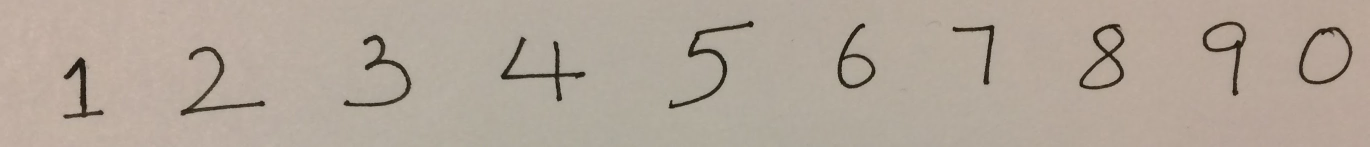
%> input picture HW5_Digit Recognition with Convolutional Neural Networks/images/image1.JPG, 2739 x 294 px (shown at 1/2 size); its folder holds only this picture in this run
$ octave ec.m   (GNU Octave 9; MATLAB toolbox functions it lacks are replaced by stand-ins)
%> lines starting %> are read from the running program, lines starting %| are printed output that depends on the picture; in (x1, y1, x2, y2) boxes, pixels count from 0 and x2, y2 are one past the last pixel; in counts of white or black regions, pixels touching at a corner belong together; the program's own positions count from 1
### HW5_Digit Recognition with Convolutional Neural Networks/matlab/convnet_forward.m
function [output, P] = convnet_forward(params, layers, data)
    l = length(layers);
    %batch_size = layers{1}.batch_size;
    assert(strcmp(layers{1}.type, 'DATA') == 1, 'first layer must be data layer');
    output{1}.data = data;
    output{1}.height = layers{1}.height;
    output{1}.width = layers{1}.width;
    output{1}.channel = layers{1}.channel;
    output{1}.batch_size = layers{1}.batch_size;
    output{1}.diff = 0;
    for i = 2:l-1
        switch layers{i}.type
            case 'CONV'
                output{i} = conv_layer_forward(output{i-1}, layers{i}, params{i-1});
            case 'POOLING'
                output{i} = pooling_layer_forward(output{i-1}, layers{i});
            case 'IP'
                output{i} = inner_product_forward(output{i-1}, layers{i}, params{i-1});
            case 'RELU'
                output{i} = relu_forward(output{i-1});
            case 'ELU'
                output{i} = elu_forward(output{i-1}, layers{i});
        end
    end
    if nargout > 1
        W = bsxfun(@plus, params{l-1}.w * output{l-1}.data, params{l-1}.b);
        W = [W; zeros(1, size(W, 2))];
        W=bsxfun(@minus, W, max(W));
        W=exp(W);

        % Convert to Probabilities by normalizing
        P=bsxfun(@rdivide, W, sum(W));
    end
end

### HW5_Digit Recognition with Convolutional Neural Networks/matlab/get_lenet.m
function layers = get_lenet()

    layers{1}.type = 'DATA';
    layers{1}.height = 28;
    layers{1}.width = 28;
    layers{1}.channel = 1;
    layers{1}.batch_size = 100;

    layers{2}.type = 'CONV';
    layers{2}.num = 20;
    layers{2}.k = 5;
    layers{2}.stride = 1;
    layers{2}.pad = 0;
    layers{2}.group = 1;

    layers{3}.type = 'RELU';

    layers{4}.type = 'POOLING';
    layers{4}.k = 2;
    layers{4}.stride = 2;
    layers{4}.pad = 0;


    layers{5}.type = 'CONV';
    layers{5}.k = 5;
    layers{5}.stride = 1;
    layers{5}.pad = 0;
    layers{5}.group = 1;
    layers{5}.num = 50;

    layers{6}.type = 'RELU';

    layers{7}.type = 'POOLING';
    layers{7}.k = 2;
    layers{7}.stride = 2;
    layers{7}.pad = 0;

    layers{8}.type = 'IP';
    layers{8}.num = 500;
    layers{8}.init_type = 'uniform';

    layers{9}.type = 'RELU';

    layers{10}.type = 'LOSS';
    layers{10}.num = 10;

end

### HW5_Digit Recognition with Convolutional Neural Networks/ec/ec.m
clc;
clear;
close;

% 1. Classify each pixel as foreground or background pixel by performing simple operations like thresholding.
% 2. Find connected components and place a bounding box around each character. You can use a matlab built-in function to do this.
% 3. Take each bounding box, pad it if necessary and resize it to 28×28 and pass it through the network.

directory = '../images/';
imagefiles = dir('../images/image*');
nfiles = length(imagefiles);    % Number of files found

layers = get_lenet();
load lenet.mat


for i=1:nfiles
   current_filename = strcat(directory, imagefiles(i).name);
   current_img = imread(current_filename);
%> current_img is the input picture: size 294x2739x3 uint8; mean R, G, B 178.5, 166.4, 154

    img = current_img;
    treshold = 0.6;

    if size(img, 3)>1
           img = rgb2gray(img);
    end

    % scale image to 0, 1
    img = double(img)/255;
%> img: size 294x2739 double
    % img = 1.0 - img;

    %% Classify each pixel as foreground or background pixel by performing simple operations like thresholding.
    img = img>treshold;
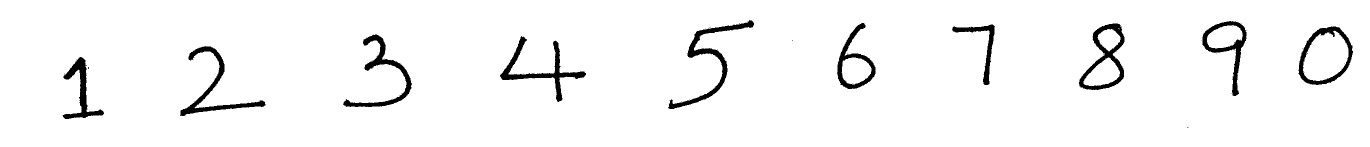
%> img: size 294x2739 logical (shown at 1/2 size); 96.2% white; 36 black regions (26 under 20 px), largest, box (x1, y1, x2, y2) and area: (1336, 40, 1508, 218) 3861, (1000, 72, 1172, 204) 3592, (360, 92, 531, 232) 3430
    img = 1.0 - img;
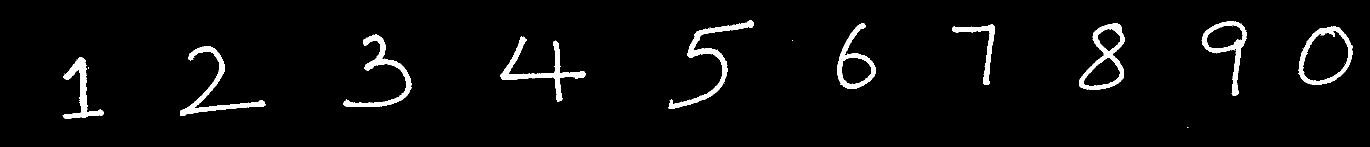
%> img: size 294x2739 double (shown at 1/2 size); values 0 (black) and 1 (white), 3.8% white; 36 white regions (26 under 20 px), largest, box (x1, y1, x2, y2) and area: (1336, 40, 1508, 218) 3861, (1000, 72, 1172, 204) 3592, (360, 92, 531, 232) 3430

    %% Find connected components and place a bounding box around each character. You can use a matlab built-in function to do this.

    CC = bwconncomp(img);
%> CC = 36 connected components

    figure;
    imshow(current_img);
    hold on;

    for i=1:CC.NumObjects

        digit_img = zeros(size(img));
        digit_img(CC.PixelIdxList{i}) = 1;

        verticalProfile = any(digit_img, 2);
        horizontalProfile = any(digit_img, 1);

        % Find what index the bounding box is at
        topRow = find(verticalProfile, 1, 'first');
        bottomRow = find(verticalProfile, 1, 'last');
        leftCol = find(horizontalProfile, 1, 'first');
        rightCol = find(horizontalProfile, 1, 'last');

        % Crop it out of the original
        digit_img = digit_img(topRow:bottomRow, leftCol:rightCol);

        % add extra pad for become square shape
        [~, idx] = max([size(digit_img, 1), size(digit_img, 2)]);
        pad_size1 = floor((size(digit_img, idx) - size(digit_img, 1))/2);
        pad_size2 = floor((size(digit_img, idx) - size(digit_img, 2))/2);

        extra_pad = floor(size(digit_img, idx)*0.15);
        digit_img = padarray(digit_img,[pad_size1+extra_pad pad_size2+extra_pad],0,'both');

        digit_img = digit_img';
        digit_img = imresize(digit_img,[28, 28]);

        % flatten  current image
        flat_digit_img = reshape(digit_img, 28*28, 1);
        % change batch size from 100 to 1
        layers{1}.batch_size = 1;

        [output, Pred] = convnet_forward(params, layers, flat_digit_img);
        [~, idx] = max(Pred);
        pred_label = idx-1;

        digit_img_org = current_img(topRow:bottomRow, leftCol:rightCol);
        % imshow(digit_img_org);

        rectangle('Position',[leftCol, topRow, rightCol-leftCol, bottomRow-topRow],'EdgeColor','b','LineWidth',1 );
        % draw bounding box and prediction label
        H = text(floor((leftCol+rightCol)/2), topRow-5, num2str(pred_label), 'Color', 'red', 'FontSize', 20);

    end
%> this loop made 36 passes
%> (topRow, bottomRow, leftCol, rightCol, digit_img, pad_size1, pad_size2) on passes 2, 3, 4, 7, 9, 11, 12, 13, 14, 15, 17, 18: (148, 148, 130, 130, 1, 0, 0), (225, 225, 161, 161, 1, 0, 0), (135, 138, 177, 178, [1 0; 1 1; 1 1; 0 1], 0, 1), (118, 118, 769, 769, 1, 0, 0), (148, 148, 1048, 1048, 1, 0, 0), (58, 58, 1411, 1411, 1, 0, 0), (56, 56, 1420, 1421, [1; 1], 0, 0), (99, 99, 1435, 1435, 1, 0, 0), (44, 44, 1495, 1495, 1, 0, 0), (81, 82, 1585, 1585, [1 1], 0, 0), (108, 108, 1696, 1696, 1, 0, 0), (168, 168, 1706, 1706, 1, 0, 0)
%> (topRow, bottomRow, leftCol, rightCol, pad_size1, pad_size2, extra_pad) on passes 1, 5, 16, 20, 32: (115, 238, 126, 208, 0, 20, 18), (93, 232, 361, 531, 15, 0, 25), (47, 178, 1675, 1751, 0, 27, 19), (48, 180, 2159, 2249, 0, 21, 19), (54, 170, 2597, 2706, 0, 3, 17)
%> pass 1, `digit_img = digit_img(topRow:bottomRow, leftCol:rightCol);`:
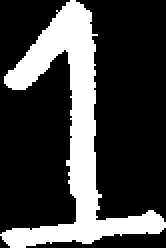
%> digit_img: size 124x83 double (shown 2 times larger); values 0 (black) and 1 (white), 25.8% white; 1 white region, box (x1, y1, x2, y2) and area: (0, 0, 83, 124) 2652
%> pass 1, `digit_img = padarray(digit_img,[pad_size1+extra_pad pad_size2+extra_pa..`:
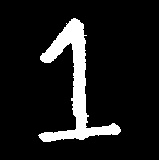
%> digit_img: size 160x159 double; values 0 (black) and 1 (white), 10.4% white; 1 white region, box (x1, y1, x2, y2) and area: (38, 18, 121, 142) 2652
%> pass 1, `digit_img = digit_img';`:
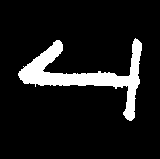
%> digit_img: size 159x160 double; values 0 (black) and 1 (white), 10.4% white; 1 white region, box (x1, y1, x2, y2) and area: (18, 38, 142, 121) 2652
%> pass 1, `digit_img = imresize(digit_img,[28, 28]);`:
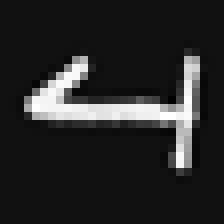
%> digit_img: size 28x28 double (shown 8 times larger); min -0.0772, max 1.07, mean 0.104; drawn with min black and max white
%> after the loop:
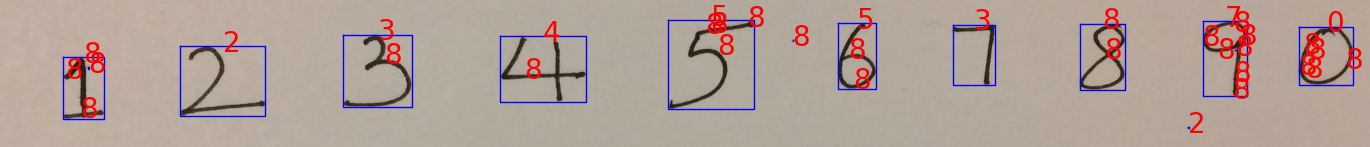
%> figure redrawn from the program's plot data; shown at 1/2 size
end
